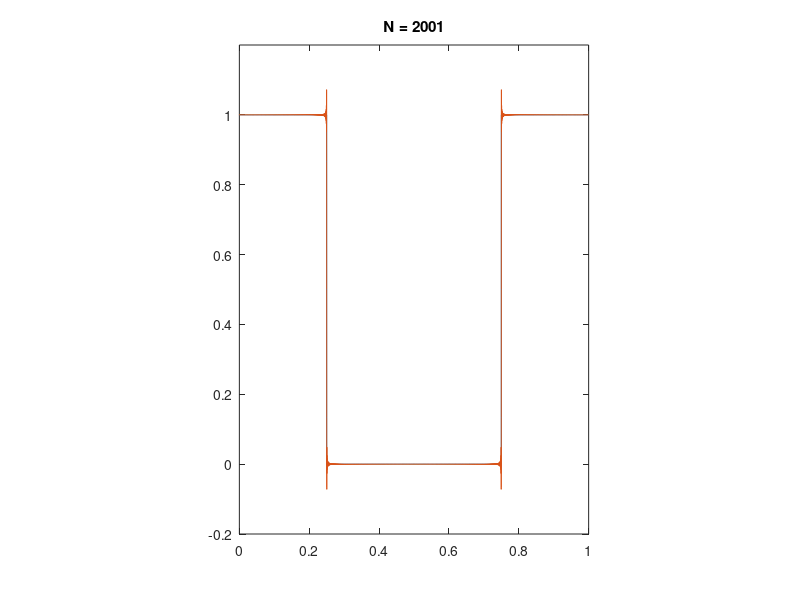

This figure's MATLAB source:
clear  all
close all
clc

omega_0 = 2*pi;
T1 = 1/4;
T = 2*pi/omega_0;
t = -T:0.0001:T;

valores_N = [1 3 5 7 9 11 21 31 41 51 61 71 81 91 101 201 301 401 501 601 701 801 901 1001 ...
    1101 1201 1301 1401 1501 1601 1701 1801 1901 2001];
N = max(valores_N);
x = ones(size(t))*2*T1/T;
plot(t,(1/2)*square(2*pi*t+pi/2)+1/2)
hold on
plot(t,x), title(sprintf('N=%i',0))
axis([0 1 -0.2 1.2]), axis equal
pause%(1)

for k = 1:N
    x = x + (sin(k*omega_0*T1)/(k*pi))*2*cos(k*omega_0*t);
    hold off
    if sum(valores_N == k)
    plot(t,(1/2)*square(2*pi*t+pi/2)+1/2)
    hold on
    plot(t,x), title(sprintf('N = %i',k))
    axis([0 1 -0.2 1.2]), axis equal
    pause%(1)
    end
end
